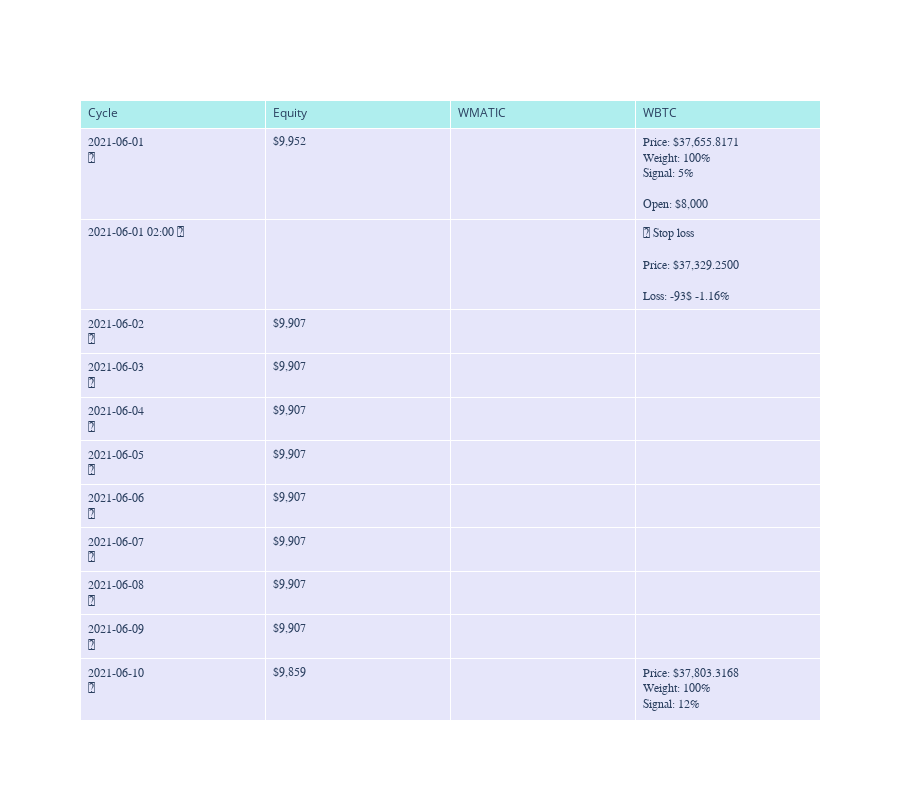

Notebook source saved alongside this figure:
### Markdown cell above
# Alpha model timeline

Show individual trades and alpha signals.

### Code cell
from tradeexecutor.analysis.alpha_model_analyser import render_alpha_model_plotly_table, create_alpha_model_timeline_all_assets

count = universe.universe.pairs.get_count()
if count <= 15:

    timeline = create_alpha_model_timeline_all_assets(state, universe, new_line="<br>")
    figure, table = render_alpha_model_plotly_table(timeline)

    figure.update_layout(
        autosize=True,
        height=800,)

    display(figure)

else:
    print(f"We do not display individual timeline of the positions due to large number of pairs {count}.")

### Figure 1 — Plotly figure (JSON) as saved in the notebook; plotly's stock layout.template omitted (floating-point values rounded to 4 significant figures; data arrays with more than 128 entries replaced by an {"elided": "..."} marker saying what was removed)
{"data": [{"cells": {"align": "left", "fill": {"color": "lavender"}, "font": {"family": "monospace"}, "values": {"elided": "4x813 str values"}}, "header": {"align": "left", "fill": {"color": "paleturquoise"}, "values": ["Cycle", "Equity", "WMATIC", "WBTC"]}, "type": "table"}], "layout": {"autosize": true, "height": 800}}
